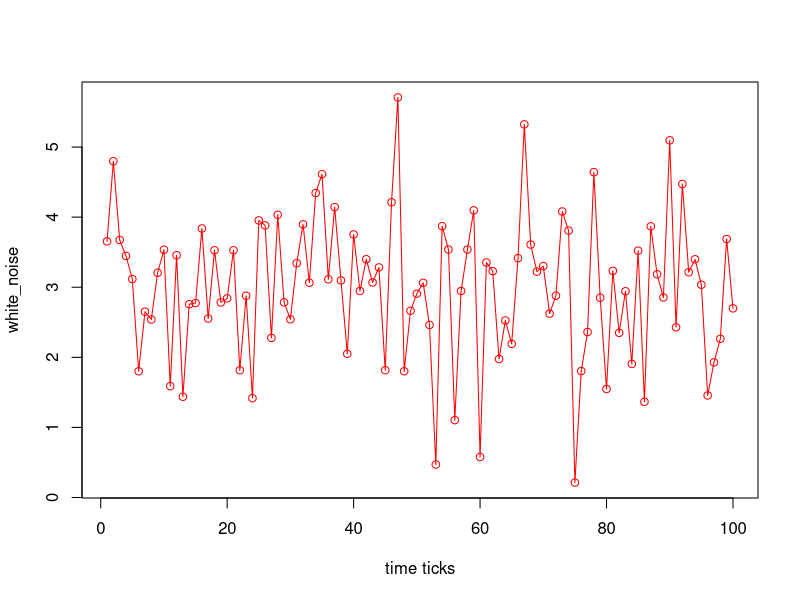
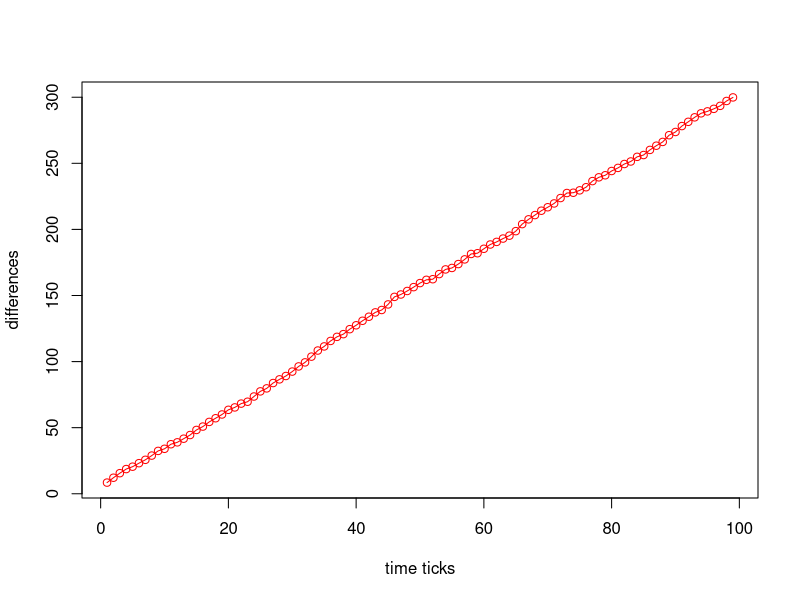
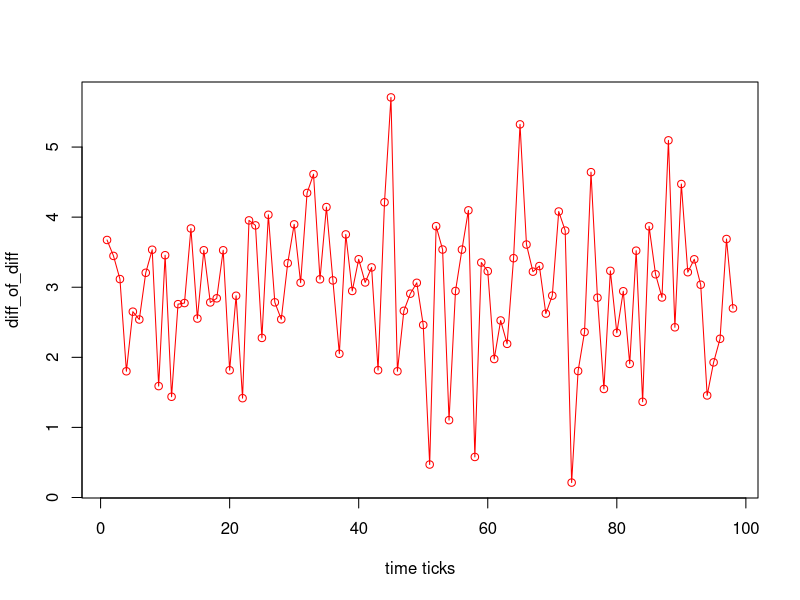
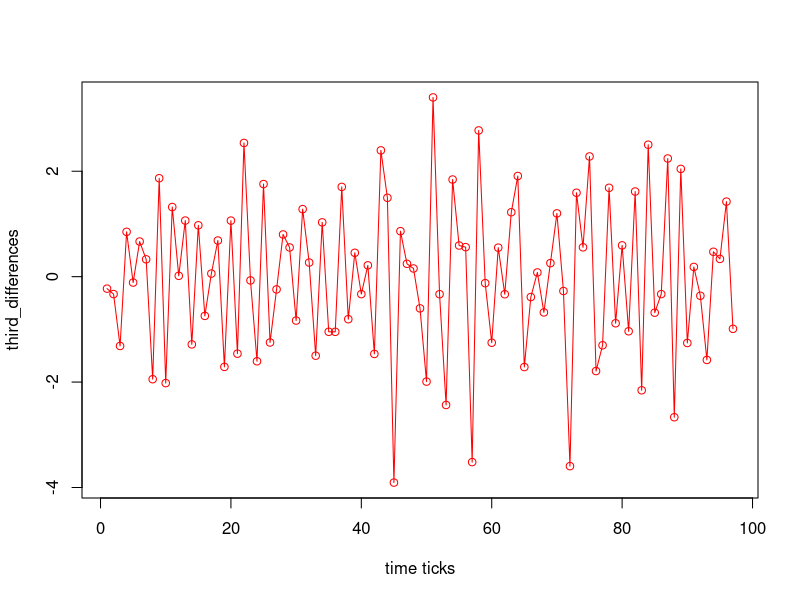

Here is the R script that generated these plots, in order:
## ---- chunk 1
# i) Set up a white noise process, plus a constant value of 3.
white_noise = rnorm(100, mean = 0, sd = 1) + 3
# ii) Take a running cumulative sum of part (i)
cum_sum_of_w_n = cumsum(white_noise)
# iii) Take a running cumulative sum of part (ii)
cum_sum_of_cum_of_w_n = cumsum(cum_sum_of_w_n)
# results
#sprintf("%5.2f", white_noise) # uncomment if you'd like to see them.
#sprintf("%5.2f", cum_sum_of_w_n)
#sprintf("%5.2f", cum_sum_of_cum_of_w_n)
plot(white_noise, xlab='time ticks', type = "o", col = "red")
## ---- chunk 2
# iv) Now suppose that part (iii) was the original data set. It's clearly not stationary, right? So take differences.
# Is the result stationary?
faux_orig_data = cum_sum_of_cum_of_w_n
differences = diff(faux_orig_data, lag = 1, differences = 1)
#sprintf("part (iv), differences: ") # uncomment if you'd like to see them.
#sprintf("%5.2f", differences)
plot(differences, xlab='time ticks', type = "o", col = "red")
## ---- chunk 3
# v) If the result of part (iv) wasn't stationary, take differences again. Is the result stationary?
# If so, compute the StdDev of the data.
diff_of_diff = diff(faux_orig_data, lag = 1, differences = 2) # note differences = 2 for second difference
#sprintf("part (v), differences of differences: ") # uncomment if you'd like to see them.
#sprintf("%5.2f", diff_of_diff)
stdev = sd(diff_of_diff)
sprintf("stdev of the diff of diffs: %.2f", stdev)
plot(diff_of_diff, xlab='time ticks', type = "o", col = "red")
## ---- chunk 4
# vi) Take differences again. Is it stationary? If so, compute the StdDev. 
third_differences = diff(faux_orig_data, lag = 1, differences = 3) # note differences = 2 for third difference
#sprintf("part (v),third differences: ") # uncomment if you'd like to see them.
#sprintf("%5.2f", third_differences)
stdev = sd(third_differences)
sprintf("stdev of the third differences: %.2f", stdev)
plot(third_differences, xlab='time ticks', type = "o", col = "red")
